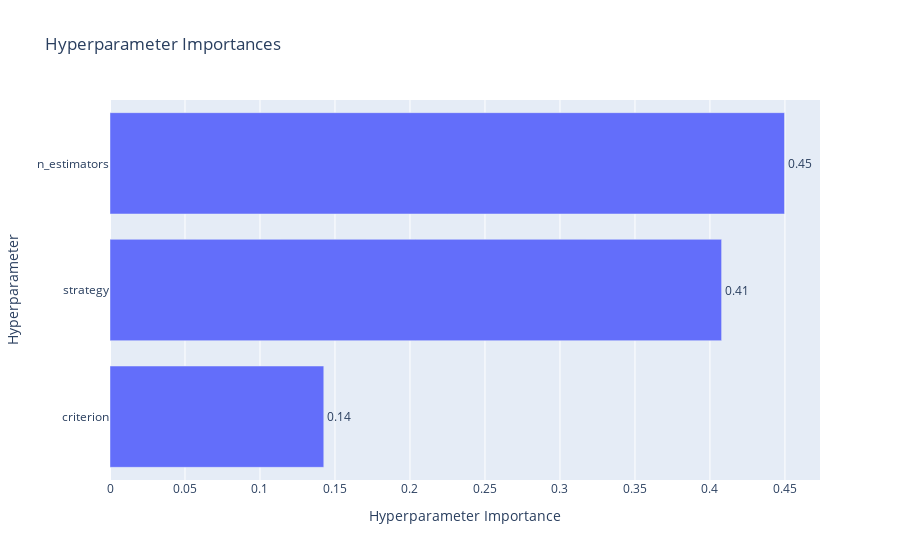

Here is the notebook cell this chart was saved with:
### Code cell
# Gráfico de importancia de hiperparámetros
plot_param_importances(study, target_name="Macro Average F1-Score")

### Figure 1 — Plotly figure (JSON) as saved in the notebook; plotly's stock layout.template omitted (floating-point values rounded to 4 significant figures)
{"data": [{"cliponaxis": false, "hovertemplate": ["criterion (CategoricalDistribution): 0.14253116842484756<extra></extra>", "strategy (CategoricalDistribution): 0.40776482540242703<extra></extra>", "n_estimators (IntDistribution): 0.44970400617272543<extra></extra>"], "name": "Macro Average F1-Score", "orientation": "h", "text": ["0.14", "0.41", "0.45"], "textposition": "outside", "type": "bar", "x": [0.1425, 0.4078, 0.4497], "y": ["criterion", "strategy", "n_estimators"]}], "layout": {"title": {"text": "Hyperparameter Importances"}, "xaxis": {"title": {"text": "Hyperparameter Importance"}}, "yaxis": {"title": {"text": "Hyperparameter"}}}}
